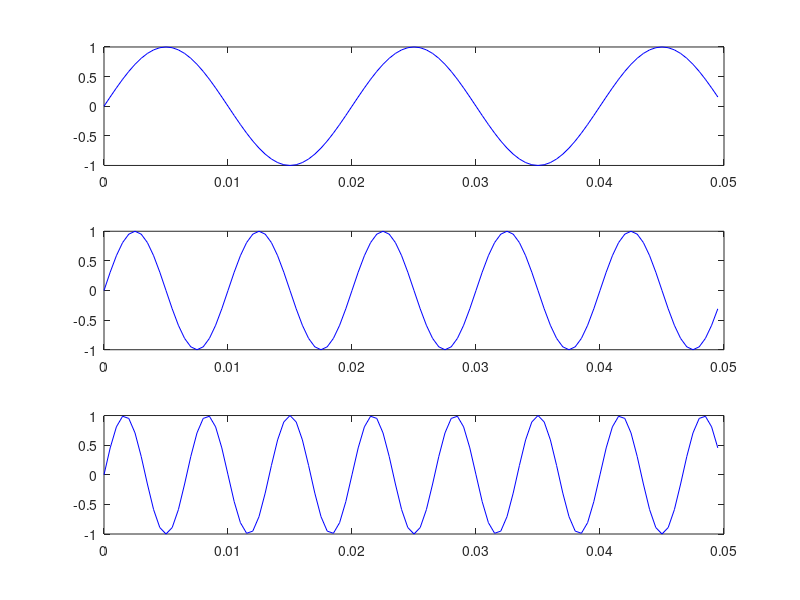
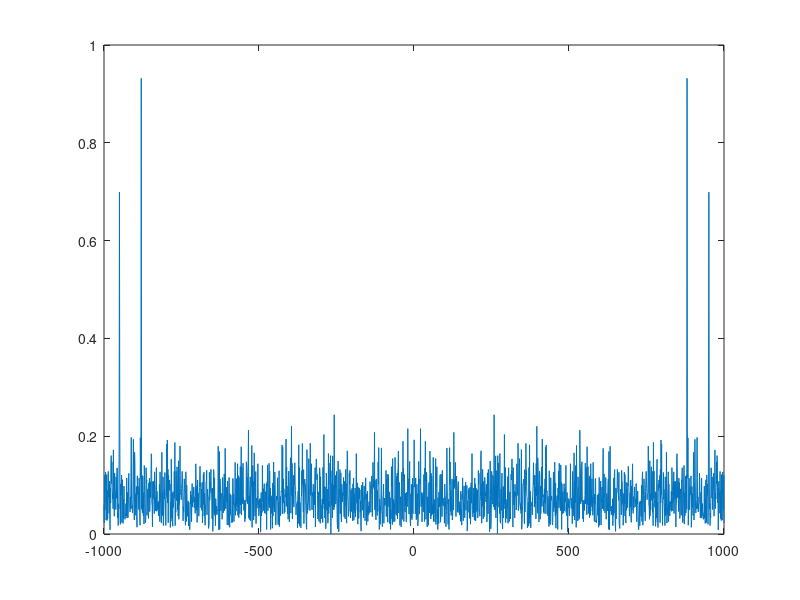

Source code (MATLAB) for these figures, in order:
FS = 2000; % sampling frequency
T = 1/FS;  % sampling period
L = 2000;  % signal length
t = (0:L-1)*T;

S = 0.7*sin(2*pi*50*t) + sin(2*pi*120*t);
X_ = S + 2*randn(size(t));

X1 = sin(2*pi*50*t);
X2 = sin(2*pi*100*t);
X3 = sin(2*pi*150*t);
X = X1+X2+X3;

n = 2^nextpow2(L);
F = fft(X_, n)/n;

P1 = (F);
P1 = P1(1:n/2+1);
P1(2:end-1) = 2*P1(2:end-1);

X_1 = ifft(F);

subplot(3,1,1); plot(t(1:100), X1(1:100), 'b-')
subplot(3,1,2); plot(t(1:100), X2(1:100), 'b-')
subplot(3,1,3); plot(t(1:100), X3(1:100), 'b-')

NFFT = n;
f=FS/2*linspace(-1,1,NFFT);
figure, plot(f,2*abs(F))

